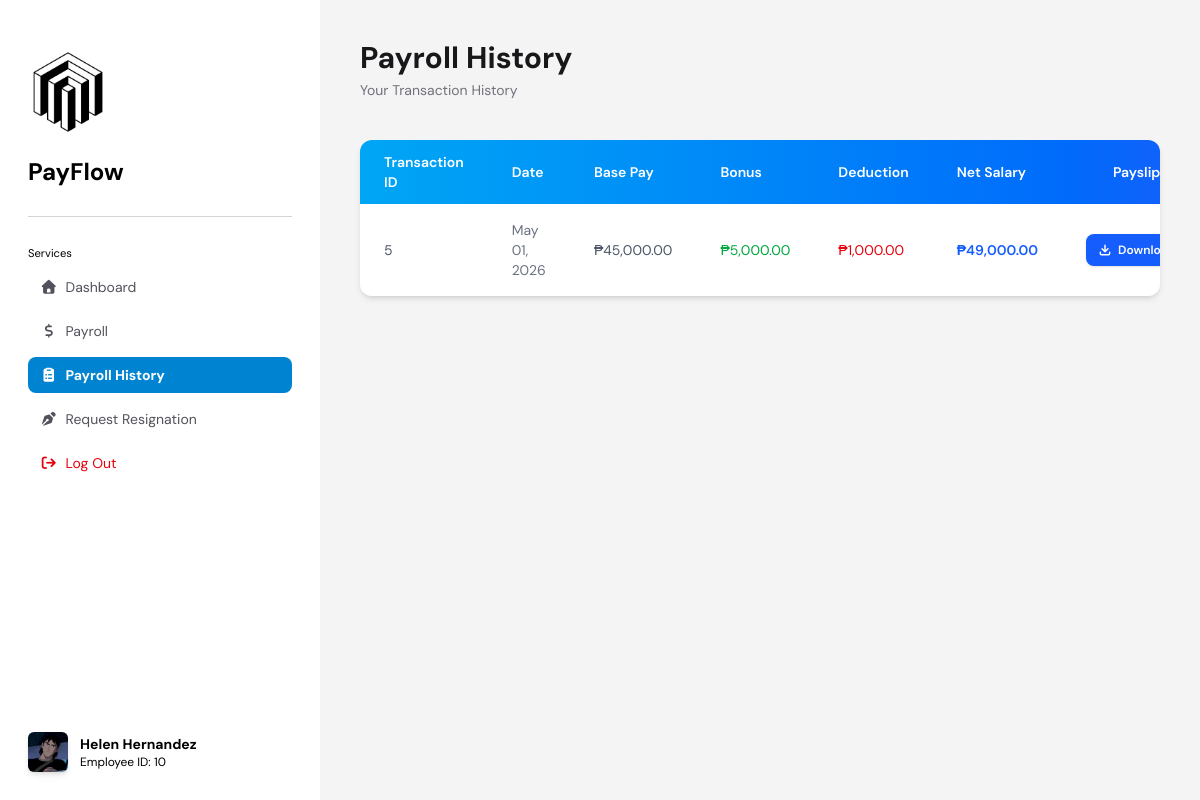
/pages/payrollHistory.php (signed in), run on the app's committed database.
### tables this page shows
CREATE TABLE `salary_history` (
  `transaction_id` int(11) NOT NULL,
  `employee_id` int(11) NOT NULL,
  `salary_id` int(11) NOT NULL,
  `date` date NOT NULL DEFAULT current_timestamp(),
  `salary_amount` int(11) NOT NULL,
  `base_pay` int(15) NOT NULL,
  `bonus` int(15) NOT NULL,
  `deduction` int(15) NOT NULL
);

### src/controllers/getPayrollHistory.php (the view, shortened to what this page needs)
<?php
include('../backend/database.php');
$employeeId = $_SESSION['employeeId'];
if ($isAdmin == 0) {
    $sql = "SELECT sh.transaction_id, sh.employee_id, sh.date, sh.salary_amount,
                    sh.base_pay, sh.bonus, sh.deduction,
                    CONCAT(e.first_name, ' ', e.last_name) as full_name
                FROM salary_history sh
                JOIN employees e ON sh.employee_id = e.employee_id
                WHERE sh.employee_id = ?
                ORDER BY sh.date DESC";
    $stmt = $conn->prepare($sql);
    $stmt->bind_param('i', $employeeId);
    $stmt->execute();
    $query = $stmt->get_result();
    $isEmployeeView = true;
}
if ($query->num_rows == 0) {
    echo "<img src='../assets/images/noHistoryFound.svg' alt='No History Found' class='w-52 relative -left-5 mx-auto'>";
    echo "<h1 class='text-zinc-600 font-medium text-center mt-5'>No history of payroll found.</h1>";
} else {
    $rows = [];
    while ($row = $query->fetch_assoc()) {
        $rows[] = $row;
    }
    echo '
    <div>
        <h1 class="font-bold text-3xl text-zinc-900">Payroll History</h1>
        <p class="text-zinc-500 text-sm mt-1">' . ($isEmployeeView ? 'Your Transaction History' : 'All Employees Transaction History') . '</p>
        <div class="overflow-x-auto bg-white shadow-md rounded-xl mt-10">
            <table class="min-w-full text-sm text-left text-gray-600">
                <thead class="bg-gradient-to-r from-sky-500 to-blue-600 text-white">
                    <tr>
                        <th class="px-6 py-3 font-semibold">Transaction ID</th>';
    echo '
                        <th class="px-6 py-3 font-semibold">Date</th>
                        <th class="px-6 py-3 font-semibold">Base Pay</th>
                        <th class="px-6 py-3 font-semibold">Bonus</th>
                        <th class="px-6 py-3 font-semibold">Deduction</th>
                        <th class="px-6 py-3 font-semibold">Net Salary</th>
                        <th class="px-6 py-3 font-semibold text-center">Payslip</th>
                    </tr>
                </thead>
                <tbody class="divide-y">';
    foreach ($rows as $row) {
        $transactionId = htmlspecialchars($row['transaction_id']);
        $fullNameEsc = htmlspecialchars($row['full_name']);
        $dateFormatted = date("M d, Y", strtotime($row['date']));
        $basePay = number_format($row['base_pay'], 2);
        $bonus = number_format($row['bonus'], 2);
        $deduction = number_format($row['deduction'], 2);
        $netSalary = number_format($row['salary_amount'], 2);
        $dataAttrs = "data-id=\"{$transactionId}\"
                      data-name=\"{$fullNameEsc}\"
                      data-date=\"{$dateFormatted}\"
                      data-base=\"{$basePay}\"
                      data-bonus=\"{$bonus}\"
                      data-deduction=\"{$deduction}\"
                      data-net=\"{$netSalary}\"";
        echo "
            <tr class='hover:bg-blue-50 transition-all border-0'>
                <td class='px-6 py-4'>{$transactionId}</td>";
        echo "
                <td class='px-6 py-4 text-gray-500'>{$dateFormatted}</td>
                <td class='px-6 py-4 text-gray-600'>₱{$basePay}</td>
                <td class='px-6 py-4 text-green-600'>₱{$bonus}</td>
                <td class='px-6 py-4 text-red-600'>₱{$deduction}</td>
                <td class='px-6 py-4 text-blue-600 font-semibold'>₱{$netSalary}</td>
                <td class='px-6 py-4 text-center'>
                    <button {$dataAttrs}
                        onclick='downloadSlip(this)'
                        class='cursor-pointer inline-flex items-center gap-1.5 bg-blue-600 hover:bg-blue-700 active:scale-95 text-white text-xs font-semibold px-3 py-2 rounded-lg transition-all shadow-sm'>
                        <svg xmlns='http://www.w3.org/2000/svg' class='w-3.5 h-3.5' fill='none' viewBox='0 0 24 24' stroke='currentColor' stroke-width='2.5'>
                            <path stroke-linecap='round' stroke-linejoin='round' d='M4 16v2a2 2 0 002 2h12a2 2 0 002-2v-2M7 10l5 5m0 0l5-5m-5 5V4'/>
                        </svg>
                        Download
                    </button>
                </td>
            </tr>";
    }
    echo '
                </tbody>
            </table>
        </div>
    </div>';
}
?>

### pages/payrollHistory.php (style rules this page uses)
* { font-family: 'DM Sans', sans-serif; scrollbar-width: thin; }

### data on the page
salary_history: transaction_id "5", date "May 01, 2026", base_pay "45,000.00", bonus "5,000.00", deduction "1,000.00", salary_amount "49,000.00"

### other printed values
$fullName "Helen Hernandez"
$_SESSION['employeeId'] "10"
